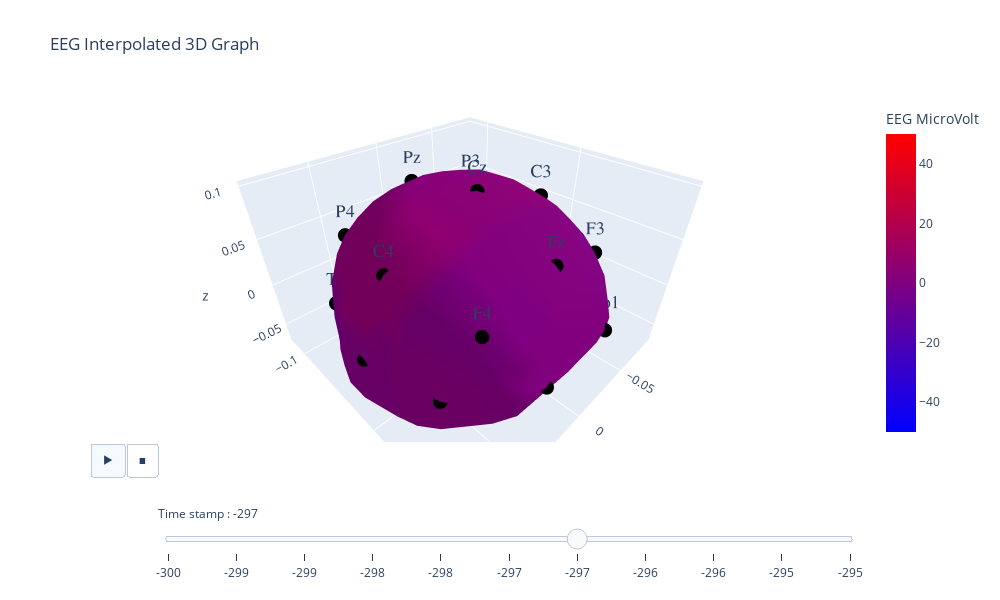

The notebook cell this image was saved under:
### Code cell
animate_3d_head(raw.data, steps=10)

### Figure 1 — Plotly figure (JSON) as saved in the notebook; plotly's stock layout.template omitted (floating-point values rounded to 4 significant figures; data arrays with more than 128 entries replaced by an {"elided": "..."} marker saying what was removed)
{"data": [{"alphahull": 1, "cmax": 50, "cmin": -50, "colorbar": {"title": {"text": "EEG MicroVolt"}}, "colorscale": [[0, "rgb(0,0,255)"], [1, "rgb(255,0,0)"]], "intensity": {"elided": "343 float values"}, "intensitymode": "vertex", "opacity": 1, "type": "mesh3d", "x": {"elided": "343 float values"}, "y": {"elided": "343 float values"}, "z": {"elided": "343 float values"}}, {"connectgaps": true, "marker": {"color": "black", "size": 5}, "mode": "markers+text", "text": ["Fp1", "Fp2", "F7", "T3", "T5", "F3", "C3", "P3", "Fz", "Cz", "Pz", "F4", "C4", "P4", "F8", "T4", "T6", "O1", "O2"], "textfont": {"family": "sans serif", "size": 18}, "textposition": "top center", "type": "scatter3d", "x": [-0.02883, 0.02925, -0.06881, -0.08242, -0.07093, -0.0492, -0.064, -0.05191, 0.0003057, 0.0003926, 0.000318, 0.05076, 0.06573, 0.05451, 0.07153, 0.08332, 0.07154, -0.0288, 0.02922], "y": [0.08218, 0.08314, 0.04159, -0.01569, -0.07193, 0.05201, -0.01139, -0.07716, 0.0573, -0.008977, -0.07944, 0.05318, -0.01067, -0.07693, 0.0435, -0.01471, -0.07156, -0.1101, -0.1098], "z": [-0.006845, -0.006933, -0.01118, -0.009152, -0.002435, 0.04132, 0.06303, 0.05478, 0.06509, 0.09817, 0.0809, 0.03997, 0.06226, 0.05539, -0.01175, -0.009293, -0.002487, 0.008656, 0.008618]}], "layout": {"height": 600, "scene": {"aspectratio": {"x": 1.5, "y": 1.5, "z": 1}}, "sliders": [{"active": 6, "currentvalue": {"prefix": "Time stamp : "}, "len": 0.9, "pad": {"b": 10, "t": 60}, "steps": [{"args": [["-300"], {"frame": {"duration": 0}, "fromcurrent": true, "mode": "immediate", "transition": {"duration": 0, "easing": "linear", "redraw": false}}], "label": "-300", "method": "animate"}, {"args": [["-299"], {"frame": {"duration": 0}, "fromcurrent": true, "mode": "immediate", "transition": {"duration": 0, "easing": "linear", "redraw": false}}], "label": "-299", "method": "animate"}, {"args": [["-299"], {"frame": {"duration": 0}, "fromcurrent": true, "mode": "immediate", "transition": {"duration": 0, "easing": "linear", "redraw": false}}], "label": "-299", "method": "animate"}, {"args": [["-298"], {"frame": {"duration": 0}, "fromcurrent": true, "mode": "immediate", "transition": {"duration": 0, "easing": "linear", "redraw": false}}], "label": "-298", "method": "animate"}, {"args": [["-298"], {"frame": {"duration": 0}, "fromcurrent": true, "mode": "immediate", "transition": {"duration": 0, "easing": "linear", "redraw": false}}], "label": "-298", "method": "animate"}, {"args": [["-297"], {"frame": {"duration": 0}, "fromcurrent": true, "mode": "immediate", "transition": {"duration": 0, "easing": "linear", "redraw": false}}], "label": "-297", "method": "animate"}, {"args": [["-297"], {"frame": {"duration": 0}, "fromcurrent": true, "mode": "immediate", "transition": {"duration": 0, "easing": "linear", "redraw": false}}], "label": "-297", "method": "animate"}, {"args": [["-296"], {"frame": {"duration": 0}, "fromcurrent": true, "mode": "immediate", "transition": {"duration": 0, "easing": "linear", "redraw": false}}], "label": "-296", "method": "animate"}, {"args": [["-296"], {"frame": {"duration": 0}, "fromcurrent": true, "mode": "immediate", "transition": {"duration": 0, "easing": "linear", "redraw": false}}], "label": "-296", "method": "animate"}, {"args": [["-295"], {"frame": {"duration": 0}, "fromcurrent": true, "mode": "immediate", "transition": {"duration": 0, "easing": "linear", "redraw": false}}], "label": "-295", "method": "animate"}, {"args": [["-295"], {"frame": {"duration": 0}, "fromcurrent": true, "mode": "immediate", "transition": {"duration": 0, "easing": "linear", "redraw": false}}], "label": "-295", "method": "animate"}], "x": 0.1, "y": 0}], "title": {"text": "EEG Interpolated 3D Graph"}, "transition": {"duration": 0, "easing": "linear"}, "updatemenus": [{"active": 0, "buttons": [{"args": [null, {"frame": {"duration": 0}, "fromcurrent": true, "mode": "immediate", "transition": {"duration": 0, "easing": "linear", "redraw": false}}], "label": "&#9654;", "method": "animate"}, {"args": [[null], {"frame": {"duration": 0}, "fromcurrent": true, "mode": "immediate", "transition": {"duration": 0, "easing": "linear", "redraw": false}}], "label": "&#9724;", "method": "animate"}], "direction": "left", "pad": {"r": 1, "t": 1}, "type": "buttons", "x": 0.1, "y": 0}], "width": 1000}}
